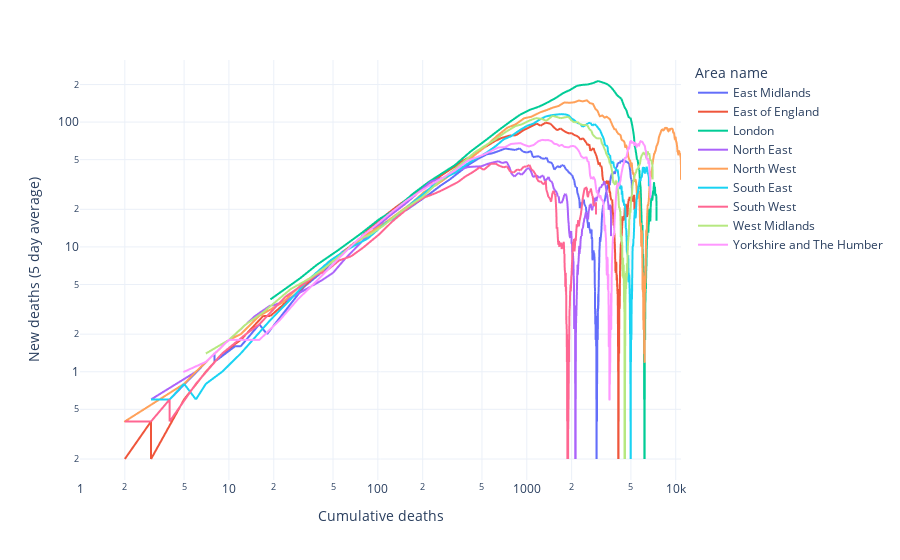

Notebook cell for this chart:
### Code cell
fig = pex.line(y=f"New deaths ({n_days} day average)",
             x="Cumulative deaths", 
             color="Area name", 
             data_frame=region_deaths.rename(columns={"cumDeaths28DaysByDeathDate" : "Cumulative deaths", "areaName" : "Area name"}),
             template="plotly_white")
fig.update_layout(xaxis_type="log", yaxis_type="log")
fig

### Figure 1 — Plotly figure (JSON) as saved in the notebook; plotly's stock layout.template omitted (floating-point values rounded to 4 significant figures; data arrays with more than 128 entries replaced by an {"elided": "..."} marker saying what was removed)
{"data": [{"hovertemplate": "Area name=East Midlands<br>Cumulative deaths=%{x}<br>New deaths (5 day average)=%{y}<extra></extra>", "legendgroup": "East Midlands", "line": {"color": "#636efa", "dash": "solid"}, "mode": "lines", "name": "East Midlands", "showlegend": true, "type": "scattergl", "x": {"elided": "281 int values"}, "xaxis": "x", "y": {"elided": "281 float values"}, "yaxis": "y"}, {"hovertemplate": "Area name=East of England<br>Cumulative deaths=%{x}<br>New deaths (5 day average)=%{y}<extra></extra>", "legendgroup": "East of England", "line": {"color": "#EF553B", "dash": "solid"}, "mode": "lines", "name": "East of England", "showlegend": true, "type": "scattergl", "x": {"elided": "282 int values"}, "xaxis": "x", "y": {"elided": "282 float values"}, "yaxis": "y"}, {"hovertemplate": "Area name=London<br>Cumulative deaths=%{x}<br>New deaths (5 day average)=%{y}<extra></extra>", "legendgroup": "London", "line": {"color": "#00cc96", "dash": "solid"}, "mode": "lines", "name": "London", "showlegend": true, "type": "scattergl", "x": {"elided": "275 int values"}, "xaxis": "x", "y": {"elided": "275 float values"}, "yaxis": "y"}, {"hovertemplate": "Area name=North East<br>Cumulative deaths=%{x}<br>New deaths (5 day average)=%{y}<extra></extra>", "legendgroup": "North East", "line": {"color": "#ab63fa", "dash": "solid"}, "mode": "lines", "name": "North East", "showlegend": true, "type": "scattergl", "x": {"elided": "269 int values"}, "xaxis": "x", "y": {"elided": "269 float values"}, "yaxis": "y"}, {"hovertemplate": "Area name=North West<br>Cumulative deaths=%{x}<br>New deaths (5 day average)=%{y}<extra></extra>", "legendgroup": "North West", "line": {"color": "#FFA15A", "dash": "solid"}, "mode": "lines", "name": "North West", "showlegend": true, "type": "scattergl", "x": {"elided": "276 int values"}, "xaxis": "x", "y": {"elided": "276 float values"}, "yaxis": "y"}, {"hovertemplate": "Area name=South East<br>Cumulative deaths=%{x}<br>New deaths (5 day average)=%{y}<extra></extra>", "legendgroup": "South East", "line": {"color": "#19d3f3", "dash": "solid"}, "mode": "lines", "name": "South East", "showlegend": true, "type": "scattergl", "x": {"elided": "281 int values"}, "xaxis": "x", "y": {"elided": "281 float values"}, "yaxis": "y"}, {"hovertemplate": "Area name=South West<br>Cumulative deaths=%{x}<br>New deaths (5 day average)=%{y}<extra></extra>", "legendgroup": "South West", "line": {"color": "#FF6692", "dash": "solid"}, "mode": "lines", "name": "South West", "showlegend": true, "type": "scattergl", "x": {"elided": "275 int values"}, "xaxis": "x", "y": {"elided": "275 float values"}, "yaxis": "y"}, {"hovertemplate": "Area name=West Midlands<br>Cumulative deaths=%{x}<br>New deaths (5 day average)=%{y}<extra></extra>", "legendgroup": "West Midlands", "line": {"color": "#B6E880", "dash": "solid"}, "mode": "lines", "name": "West Midlands", "showlegend": true, "type": "scattergl", "x": {"elided": "276 int values"}, "xaxis": "x", "y": {"elided": "276 float values"}, "yaxis": "y"}, {"hovertemplate": "Area name=Yorkshire and The Humber<br>Cumulative deaths=%{x}<br>New deaths (5 day average)=%{y}<extra></extra>", "legendgroup": "Yorkshire and The Humber", "line": {"color": "#FF97FF", "dash": "solid"}, "mode": "lines", "name": "Yorkshire and The Humber", "showlegend": true, "type": "scattergl", "x": {"elided": "272 int values"}, "xaxis": "x", "y": {"elided": "272 float values"}, "yaxis": "y"}], "layout": {"autosize": true, "legend": {"title": {"text": "Area name"}, "tracegroupgap": 0}, "margin": {"t": 60}, "xaxis": {"anchor": "y", "autorange": true, "domain": [0, 1], "range": [0, 4.035], "title": {"text": "Cumulative deaths"}, "type": "log"}, "yaxis": {"anchor": "x", "autorange": true, "domain": [0, 1], "range": [-0.8672, 2.497], "title": {"text": "New deaths (5 day average)"}, "type": "log"}}}
